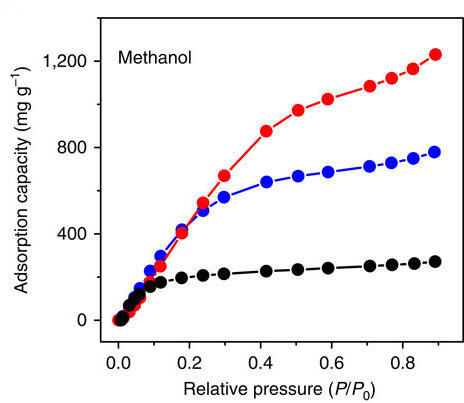
#> input picture data/real_images/example102.jpg, 464 x 403 px
$ jupyter execute --allow-errors 2021-09-08-py39-refresh.ipynb   (shell and % lines are left out)
#> lines starting #> are read from the running program, lines starting #| are printed output that depends on the picture; after the words box and inside, x2 and y2 are one past the last pixel; in counts of white or black regions, pixels touching at a corner belong together
### src/fairplay/legacy/find_axes.py
import cv2
import numpy as np
import matplotlib.pyplot as plt
import scipy.ndimage as ndimage
from PIL import Image
import pytesseract as tes

# [38 lines left out: functions match_yticks, match_xticks, not called in this run]

def get_xticks(nbw, xax, tickMargin=11, minTickLen=0, maxGap=0):

    # Crop the black and white image so only the area around the x-axis exists
    m, n = nbw.shape
    xaxImg = np.zeros([m,n])
    xaxImg[
        xax[1] - tickMargin:xax[1] + tickMargin,
        xax[0] - 1:xax[2] + 1
        ] = \
            nbw[
                xax[1] - tickMargin:xax[1] + tickMargin,
                xax[0]-1:xax[2] + 1
                ]
    xaxImg = xaxImg.astype('uint8')

    # Hough Transform to obtain the vertical lines, then sort by x-coordinate
    xTicksHough = np.reshape(
        cv2.HoughLinesP(
            xaxImg,
            1,
            np.pi,
            2,
            minLineLength=minTickLen,
            maxLineGap=maxGap
            ),
        (-1,4)
        )

    # xTicksLen = np.absolute(np.diff(xTicksHough[:,[1,3]],axis=1))
    # xticksx = xTicksHough[:,0]

    xtsort = xTicksHough[xTicksHough[:,0].argsort()]

    return xtsort


# [46 lines left out: functions get_yticks, iso_lines, med_spaced, not called in this run]

def get_xaxis(HoughP,nbw):
    xax_perf = np.array([1, 0.7, 0.8])
    xScores = list()

    for i,linepts in enumerate(HoughP):
        linevec = linepts[2:4]-linepts[0:2]
        linemag = np.linalg.norm(linevec,2)
        cosScore = np.dot(linevec/linemag, np.array([1,0]))**2
        fracLenScore = float(np.absolute(linevec[0]))/nbw.shape[1]
        fracYcScore = float(linepts[1])/nbw.shape[0]
        lineFeat = np.array([cosScore, fracLenScore, fracYcScore])
        distFeat = np.linalg.norm(lineFeat-xax_perf,2)
        xScores.append(distFeat)
    xaxLine = xScores.index(min(xScores))
    return HoughP[xaxLine,:]

def get_yaxis(HoughP,nbw):
    yax_perf = np.array([0, 0.7, 0.2])
    yScores = list()

    for i,linepts in enumerate(HoughP):
        linevec = linepts[2:4]-linepts[0:2]
        linemag = np.linalg.norm(linevec,2)
        cosScore = np.dot(linevec/linemag, np.array([1,0]))**2
        fracLenScore = float(np.absolute(linevec[1]))/nbw.shape[0]
        fracXcScore = float(linepts[0])/nbw.shape[1]
        lineFeat = np.array([cosScore, fracLenScore, fracXcScore])
        distFeat = np.linalg.norm(lineFeat-yax_perf,2)
        yScores.append(distFeat)
    yaxLine = yScores.index(min(yScores))
    return HoughP[yaxLine,:]

# [23 lines that do not run on import are left out]

### src/fairplay/legacy/ocr_tools.py
import numpy as np
import pandas as pd
from PIL import Image
import pytesseract as tes


def get_ocr_df(
    img_path,
    conf_thresh=0
    ):
    """Given path to image with text, get a dataframe of OCR results"""

    ocr_raw = tes.image_to_data(Image.open(img_path), output_type=tes.Output.DICT)
    ocr_df = pd.DataFrame(ocr_raw)
    ocr_df = ocr_df.apply(lambda vv: pd.to_numeric(vv, errors='ignore'))
    ocr_df = ocr_df[ocr_df['conf'] >= conf_thresh]
    ocr_df['right'] = ocr_df['left'] + ocr_df['width']
    ocr_df['bottom'] = ocr_df['top'] + ocr_df['height']
    ocr_df['x_mid'] = ocr_df.apply(
        lambda row: int(row['left'] + np.round(row['width'] / 2)),
        axis=1
        )
    ocr_df['y_mid'] = ocr_df.apply(
        lambda row: int(row['top'] + np.round(row['height'] /2)),
        axis=1
        )

    return ocr_df


# [103 lines left out: functions is_number, clean_ocr_results, yoverlap, make_word, word_list, not called in this run]

### notebooks/2021-09-08-py39-refresh.ipynb
# Heuristic Algorithms for Automated Data Extraction

[cell 1]

import cv2
from pathlib import Path
import numpy as np
import pandas as pd
import matplotlib.pyplot as plt
import IPython
import scipy.ndimage as ndimage
from sklearn import datasets, linear_model
from PIL import Image
import pytesseract as tes

from fairplay.legacy import ocr_tools, find_axes
from fairplay.legacy.thresholding import adaptive_thresh
from fairplay.img.img_proc import rect_mask_grayscale

print('All packages loaded')

[cell 2]
examples_dir = Path('../data/real_images/')
temp_dir = Path('../data/temp/')

# Load

[cell 3]
example = examples_dir.joinpath('example102.jpg').as_posix()

img = cv2.imread(example)
#> img is the input picture: shape (403, 464, 3); mean B, G, R 241.1, 239, 241.6
m,n,p=img.shape

plt.figure()
#> (this line was passed over: IPython is not available in this run)
#> (the rest of this cell did not finish here and is left out)

# Binarize

[cell 4]
gray = cv2.cvtColor(img, cv2.COLOR_BGR2GRAY)
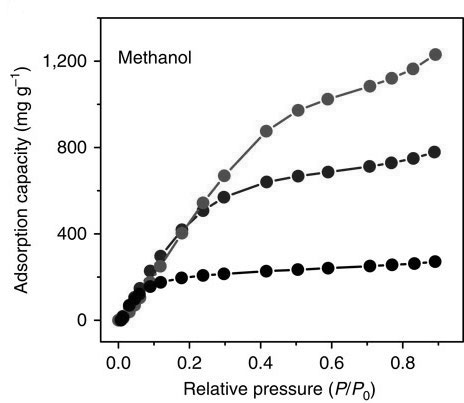
#> gray: shape (403, 464); min 0, max 255, mean 240
# bw4 = adaptive_thresh(gray)
nbw = cv2.adaptiveThreshold(gray, 255, cv2.ADAPTIVE_THRESH_MEAN_C, cv2.THRESH_BINARY_INV, 25, 5)
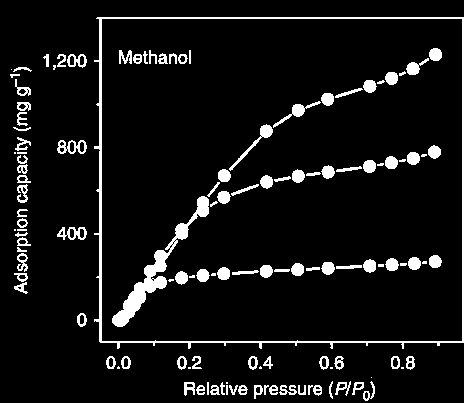
#> nbw: shape (403, 464); 7.6% white; 125 white regions (19 under 20 px), largest, box (x1, y1, x2, y2) and area: (94, 17, 464, 349) 3255, (112, 196, 209, 327) 1897, (229, 124, 273, 171) 278
# nbw = (255-bw4)

plt.figure()
#> (this line was passed over: IPython is not available in this run)
#> (the rest of this cell did not finish here and is left out)

# Finding Axes

Now we are going to engineer an axis feature score, for example, the x-axis:

[cos^2, fractional length, fractional y-coord (or x coord for y axis)]

"How horizontal is this line segment?"
"How long is it relative to the image size?"
"Where is it in the image?"

[cell 5]
linesP = cv2.HoughLinesP(nbw, 1, np.pi/2, 2, minLineLength=nbw.shape[1]/10, maxLineGap=3)
#> linesP = 28 rows, first 6: [99, 341, 99, 17], [100, 342, 463, 342], [363, 264, 420, 264], [463, 341, 463, 17], [18, 279, 18, 210], [100, 341, 100, 17]
print('Hough Transform complete')

# print(linesP)
xax = find_axes.get_xaxis(np.reshape(linesP, (-1,4)), nbw)
#> the loop in get_xaxis, `for i,linepts in enumerate(HoughP):` made 28 passes
#> (linepts, linevec, linemag, cosScore, fracLenScore, fracYcScore, distFeat) on passes 1 to 7: ([99, 341, 99, 17], [0, -324], 324, 0, 0, 0.846, 1.22), ([100, 342, 463, 342], [363, 0], 363, 1, 0.782, 0.849, 0.0956), ([363, 264, 420, 264], [57, 0], 57, 1, 0.123, 0.655, 0.595), ([463, 341, 463, 17], [0, -324], 324, 0, 0, 0.846, 1.22), ([18, 279, 18, 210], [0, -69], 69, 0, 0, 0.692, 1.23), ([100, 341, 100, 17], [0, -324], 324, 0, 0, 0.846, 1.22), ([192, 390, 246, 390], [54, 0], 54, 1, 0.116, 0.968, 0.607)
#> after the loop in get_xaxis, `for i,linepts in enumerate(HoughP):`: xScores = 28 values, max 1.26 at index 7, min 0.0906 at index 8, mean 0.781
#> in get_xaxis, `xaxLine = xScores.index(min(xScores))`: xaxLine = 8
#> xax = [101, 341, 462, 341]
print('x axis')
print(xax)
#| [101 341 462 341]
yax = find_axes.get_yaxis(np.reshape(linesP, (-1,4)), nbw)
#> the loop in get_yaxis, `for i,linepts in enumerate(HoughP):` made 28 passes
#> (linepts, linevec, linemag, cosScore, fracLenScore, fracXcScore, distFeat) on passes 1 to 7: ([99, 341, 99, 17], [0, -324], 324, 0, 0.804, 0.213, 0.105), ([100, 342, 463, 342], [363, 0], 363, 1, 0, 0.216, 1.22), ([363, 264, 420, 264], [57, 0], 57, 1, 0, 0.782, 1.35), ([463, 341, 463, 17], [0, -324], 324, 0, 0.804, 0.998, 0.805), ([18, 279, 18, 210], [0, -69], 69, 0, 0.171, 0.0388, 0.553), ([100, 341, 100, 17], [0, -324], 324, 0, 0.804, 0.216, 0.105), ([192, 390, 246, 390], [54, 0], 54, 1, 0, 0.414, 1.24)
#> after the loop in get_yaxis, `for i,linepts in enumerate(HoughP):`: yScores = 28 values, max 1.37 at index 24, min 0.0981 at index 13, mean 1.01
#> in get_yaxis, `yaxLine = yScores.index(min(yScores))`: yaxLine = 13
#> yax = [101, 340, 101, 19]
print('y axis')
print(yax)
#| [101 340 101  19]

[cell 6]
imlabel = img.copy();
cv2.line(imlabel, (xax[0], xax[1]), (xax[2], xax[3]), (255, 0, 0), 4)
cv2.line(imlabel, (yax[0], yax[1]), (yax[2], yax[3]), (255, 0, 0), 4)
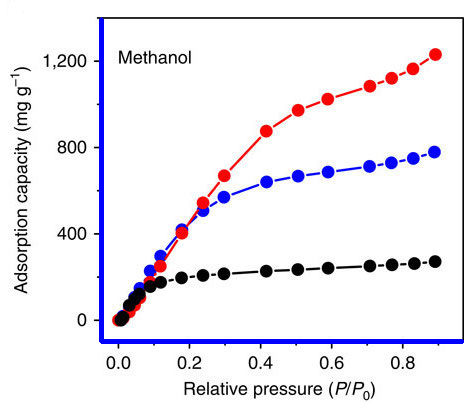
#> imlabel: shape (403, 464, 3); mean B, G, R 242.8, 236, 238.5

plt.figure()
#> (this line was passed over: IPython is not available in this run)
#> (the rest of this cell did not finish here and is left out)

## Get axis label text

Define the "ROI" - the area above and to the right of the x- and y- axes respectively. Then use this to find the "outer ROI" - the area below the x-axis and to the left of the y-axis.

[cell 7]
roi_corners = np.array([
    min(yax[0], yax[2]),
    min(yax[1], yax[3]),
    max(xax[0], xax[2]),
    max(xax[1], xax[3])
])
#> roi_corners = [101, 19, 462, 341]
print("ROI (x1, y1, x2, y2) in numpy array coords (inverse Y)\n", roi_corners)
#| ROI (x1, y1, x2, y2) in numpy array coords (inverse Y)
#|  [101  19 462 341]

## This must be some kind of experimental one-shot RANSAC section

[cell 8]
# Copy the image to a new file for OCR
axis_text_img = img #rect_mask_grayscale(img, roi_corners)
axis_text_path = temp_dir.joinpath('axis_text.png').as_posix()
cv2.imwrite(axis_text_path, axis_text_img)

# Run OCR and return the cleaned DataFrame of results ("text" column)
#> (the rest of this cell did not finish here and is left out)

axis_text_ocr_res = axis_text_ocr_res[axis_text_ocr_res['top'] >= roi_corners[3]]
axis_text_ocr_res['text'] = axis_text_ocr_res['text'].replace(['O', 'o'], '0')
axis_text_ocr_res['num'] = axis_text_ocr_res['text'].apply(pd.to_numeric, errors='coerce')

# Get just the results that are numeric text
axis_text_nums = axis_text_ocr_res[axis_text_ocr_res['num'].notnull()].copy()
axis_text_nums

[cell 9]
regry = linear_model.RANSACRegressor(residual_threshold=0.1, min_samples=3)
#> (the rest of this cell did not finish here and is left out)

## Locating Ticks and Tick Labels

It's actually easier to start by finding the labels - in fact, in many cases it's not necessary to even find the ticks at all.

OCR is difficult. Tesseract is the best open source library for it, but it's not a panacea. We can help it by first isolating the region from which we'd like to extract text.

[cell 10]
# Find where the x-ticks stop and crop the text image to be below that
below_xax_bw = np.zeros([m, n]).astype('uint8')
below_xax_bw[xax[1]:, :] = nbw[xax[1]:, :]
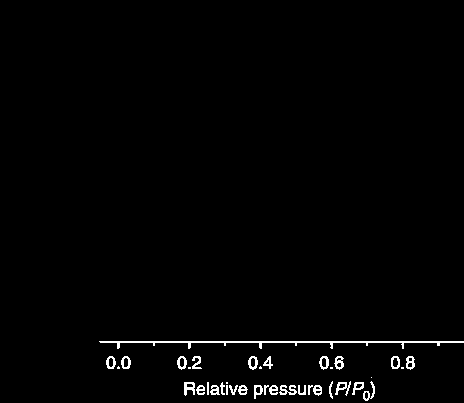
#> below_xax_bw: shape (403, 464); 1.4% white in thin lines or dots, all inside (x1, y1, x2, y2) = (99, 341, 464, 401)
row_sums = below_xax_bw.sum(axis=1)
#> row_sums = 403 values, max 93075 at index 341, min 0 at index 0, mean 1698.3
row_sums[0: xax[1]] = 1000
row_sums_list = row_sums.tolist()
#> row_sums_list = 403 values, max 93075 at index 341, min 0 at index 349, mean 2544.5
text_crop_ind = row_sums_list.index(0)
#> text_crop_ind = 349
text_crop_ind

xTextImg = np.ones([m, n, p]).astype('uint8') * 255
xTextImg[text_crop_ind + 1:, :, :] = img[text_crop_ind + 1:, :, :]
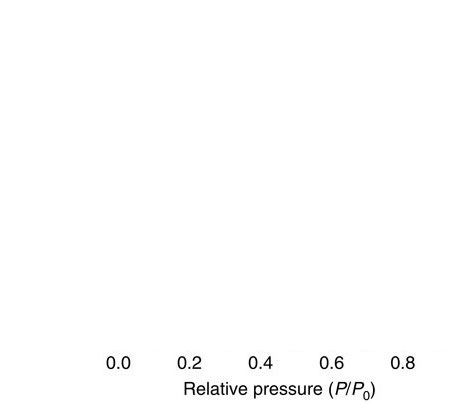
#> xTextImg: shape (403, 464, 3); min 0, max 255, mean 253.2
xTextPath = temp_dir.joinpath('xtext.png').as_posix()
cv2.imwrite(xTextPath, xTextImg)

plt.figure()
#> (this line was passed over: IPython is not available in this run)
#> (the rest of this cell did not finish here and is left out)

### Here, we perform OCR, then pick out only the numbers.

#> (a cell that did not finish here is left out)

xt_ocr_df

[cell 12]
plt.figure()
#> (this line was passed over: IPython is not available in this run)
#> (the rest of this cell did not finish here and is left out)

### Now, we use another Hough transform to find ticks, and match them with their nearest label.

[cell 13]
xt_array = find_axes.get_xticks(nbw, xax, tickMargin=11, minTickLen=4, maxGap=0)
#> in get_xticks, `xaxImg[ xax[1] - tickMargin:xax[1] + tickMargin, xax[0] - 1:xax[2] + 1..`:
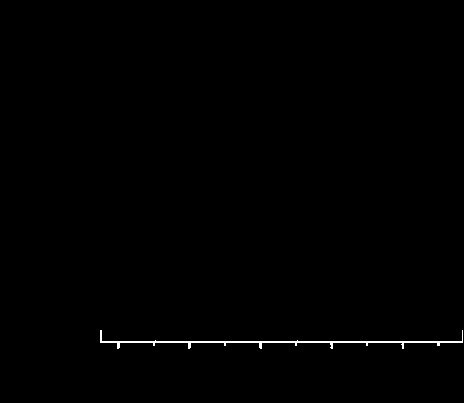
#> xaxImg: shape (403, 464) float64; 0.47% white in thin lines or dots, all inside (x1, y1, x2, y2) = (100, 330, 463, 349)
#> in get_xticks, `xTicksHough = np.reshape( cv2.HoughLinesP( xaxImg, 1, np.pi, 2, minLin..`: xTicksHough = 27 rows, first 6: [403, 348, 403, 341], [402, 348, 402, 341], [437, 345, 437, 341], [462, 342, 462, 330], [101, 342, 101, 330], [261, 348, 261, 341]
#> in get_xticks, `xtsort = xTicksHough[xTicksHough[:,0].argsort()]`: xtsort = 27 rows, first 6: [100, 342, 100, 330], [101, 342, 101, 330], [117, 348, 117, 341], [118, 348, 118, 341], [119, 347, 119, 341], [153, 345, 153, 341]
#> xt_array has the same summary as xtsort in get_xticks
xt_list = xt_array.tolist()
#> xt_list = 27 items, first 6: [100, 342, 100, 330], [101, 342, 101, 330], [117, 348, 117, 341], [118, 348, 118, 341], [119, 347, 119, 341], [153, 345, 153, 341]
xt_list
#> Out has the same summary as xt_list

#> (a cell that did not finish here is left out)

## Convert x-axis from pixel space to data space with regression

#> (a cell that did not finish here is left out)

## For Y-Ticks, the rotated text breaks pytesseract OCR

To solve this, we isolate the text, rotate it, remove the axis label, rotate back, then perform OCR.

[cell 16]
yax
#> Out = [101, 340, 101, 19]

[cell 17]
# Find the first "empty" column of pixels to the left of the y-axis and crop the text image to be left of that
left_yax_bw = np.zeros([m, n]).astype('uint8')
left_yax_bw[:yax[0], :] = nbw[:yax[0], :]
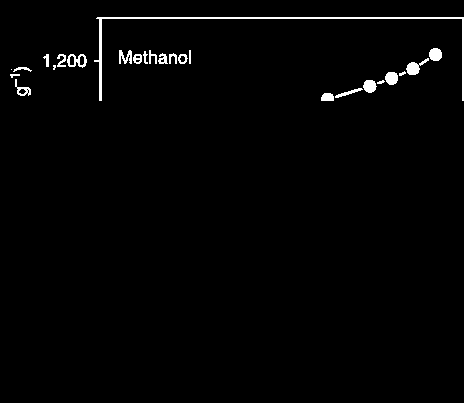
#> left_yax_bw: shape (403, 464); 1.5% white; 25 white regions (2 under 20 px), largest, box (x1, y1, x2, y2) and area: (94, 17, 464, 101) 1155, (406, 58, 429, 75) 170, (67, 54, 87, 68) 141
col_sums = left_yax_bw.sum(axis=0)
#> col_sums = 464 values, max 21420 at index 99, min 0 at index 0, mean 1568.5
col_sums[yax[0]:] = 1000
col_zeros = np.where(col_sums == 0)[0]
#> col_zeros = 34 values from 0 to 93
y_crop_ind = col_zeros[-1]
#> y_crop_ind = 93
yTextImg = np.ones([m, n, p]).astype('uint8') * 255
yTextImg[:, 0:y_crop_ind-1, :] = img[:, 0:y_crop_ind-1, :]
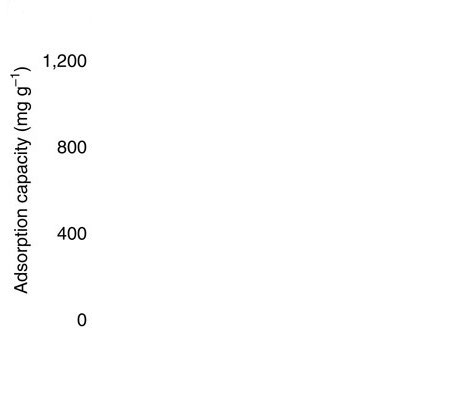
#> yTextImg: shape (403, 464, 3); min 0, max 255, mean 253
yTextPath = temp_dir.joinpath('ytext.png').as_posix()
cv2.imwrite(yTextPath, yTextImg)

#> (the rest of this cell did not finish here and is left out)

#> (a cell that did not finish here is left out)

[cell 19]
tes.image_to_string()
#> (this line was passed over: pytesseract is not available in this run)

$ run again, with data/real_images/isotherm2.jpg copied over data/real_images/example102.jpg
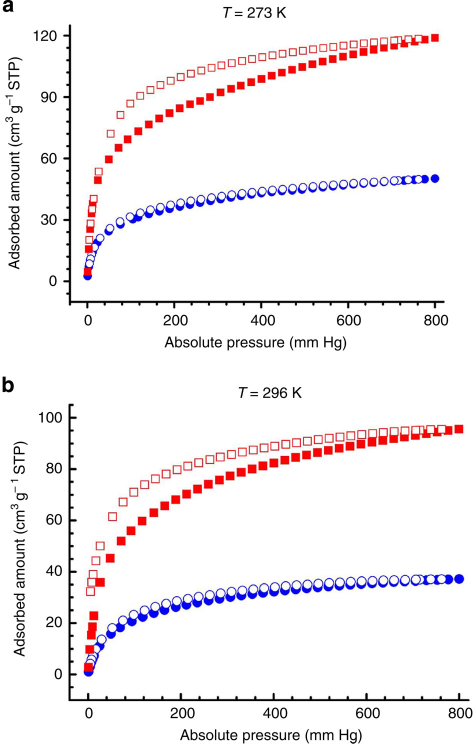
#> input picture data/real_images/isotherm2.jpg, 946 x 1487 px (shown at 1/2 size)
#> img is the input picture: shape (1487, 946, 3); mean B, G, R 243.5, 241.3, 245.5
#> `nbw = cv2.adaptiveThreshold(gray, 255, cv2.ADAPTIVE_THRESH_MEAN_C, cv2..`:
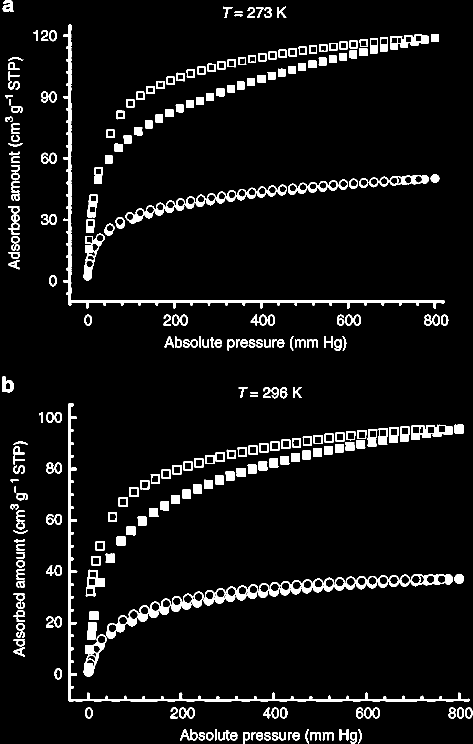
#> nbw: shape (1487, 946) (shown at 1/2 size); 6.3% white; 323 white regions (1 under 20 px), largest, box (x1, y1, x2, y2) and area: (126, 48, 890, 617) 8266, (137, 807, 940, 1403) 8181, (212, 1183, 407, 1278) 3208
#> linesP = 16 rows, first 6: [138, 1402, 138, 807], [139, 611, 139, 48], [137, 609, 137, 50], [140, 611, 140, 48], [137, 1399, 939, 1399], [137, 1398, 938, 1398]
#> the loop in get_xaxis, `for i,linepts in enumerate(HoughP):` made 16 passes
#> (linepts, linevec, linemag, cosScore, fracLenScore, fracYcScore, distFeat) on passes 1 to 7: ([138, 1402, 138, 807], [0, -595], 595, 0, 0, 0.943, 1.23), ([139, 611, 139, 48], [0, -563], 563, 0, 0, 0.411, 1.28), ([137, 609, 137, 50], [0, -559], 559, 0, 0, 0.41, 1.28), ([140, 611, 140, 48], [0, -563], 563, 0, 0, 0.411, 1.28), ([137, 1399, 939, 1399], [802, 0], 802, 1, 0.848, 0.941, 0.204), ([137, 1398, 938, 1398], [801, 0], 801, 1, 0.847, 0.94, 0.203), ([137, 1400, 939, 1400], [802, 0], 802, 1, 0.848, 0.941, 0.205)
#> after the loop in get_xaxis, `for i,linepts in enumerate(HoughP):`: xScores = [1.23, 1.28, 1.28, 1.28, 0.204, 0.203, 0.205, 0.404, 0.205, 0.405, 0.405, 0.407, 0.406, 1.28, 1.29, 1.36]
#> xaxLine = 5
#> xax = [137, 1398, 938, 1398]
#| [ 137 1398  938 1398]
#> the loop in get_yaxis, `for i,linepts in enumerate(HoughP):` made 16 passes
#> (linepts, linevec, linemag, cosScore, fracLenScore, fracXcScore, distFeat) on passes 1 to 7: ([138, 1402, 138, 807], [0, -595], 595, 0, 0.4, 0.146, 0.305), ([139, 611, 139, 48], [0, -563], 563, 0, 0.379, 0.147, 0.326), ([137, 609, 137, 50], [0, -559], 559, 0, 0.376, 0.145, 0.329), ([140, 611, 140, 48], [0, -563], 563, 0, 0.379, 0.148, 0.326), ([137, 1399, 939, 1399], [802, 0], 802, 1, 0, 0.145, 1.22), ([137, 1398, 938, 1398], [801, 0], 801, 1, 0, 0.145, 1.22), ([137, 1400, 939, 1400], [802, 0], 802, 1, 0, 0.145, 1.22)
#> after the loop in get_yaxis, `for i,linepts in enumerate(HoughP):`: yScores = [0.305, 0.326, 0.329, 0.326, 1.22, 1.22, 1.22, 1.22, 1.22, 1.22, 1.22, 1.22, 1.22, 0.333, 0.637, 0.637]
#> yaxLine = 0
#> yax = [138, 1402, 138, 807]
#| [ 138 1402  138  807]
#> roi_corners = [138, 807, 938, 1398]
#| ROI (x1, y1, x2, y2) in numpy array coords (inverse Y)
#|  [ 138  807  938 1398]
#> below_xax_bw: shape (1487, 946); 0.61% white; 36 white regions, largest, box (x1, y1, x2, y2) and area: (137, 1398, 940, 1403) 3657, (679, 1458, 697, 1481) 209, (645, 1464, 667, 1481) 184
#> row_sums = 1487 values, max 204765 at index 1399, min 0 at index 0, mean 1466.4
#> row_sums_list = 1487 values, max 204765 at index 1399, min 0 at index 1403, mean 2406.5
#> text_crop_ind = 1403
#> xTicksHough = 540 rows, first 6: [431, 1402, 431, 1398], [789, 1402, 789, 1398], [683, 1402, 683, 1398], [768, 1401, 768, 1392], [141, 1402, 141, 1397], [865, 1402, 865, 1398]
#> xtsort = 540 rows, first 6: [137, 1401, 137, 1387], [138, 1402, 138, 1387], [139, 1402, 139, 1387], [140, 1402, 140, 1387], [141, 1402, 141, 1397], [142, 1402, 142, 1398]
#> xt_array has the same summary as xtsort in get_xticks
#> xt_list = 540 items, first 6: [137, 1401, 137, 1387], [138, 1402, 138, 1387], [139, 1402, 139, 1387], [140, 1402, 140, 1387], [141, 1402, 141, 1397], [142, 1402, 142, 1398]
#> `xt_list`: Out has the same summary as xt_list
#> `yax`: Out = [138, 1402, 138, 807]
#> left_yax_bw: shape (1487, 946); 0.6% white; 46 white regions (3 under 20 px), largest, box (x1, y1, x2, y2) and area: (780, 69, 857, 99) 1071, (126, 48, 143, 138) 605, (5, 0, 27, 24) 359
#> col_sums = 946 values, max 22950 at index 138, min 0 at index 0, mean 2266.4
#> col_zeros = 46 values from 0 to 125
#> y_crop_ind = 125
#> `yTextImg[:, 0:y_crop_ind-1, :] = img[:, 0:y_crop_ind-1, :]`:
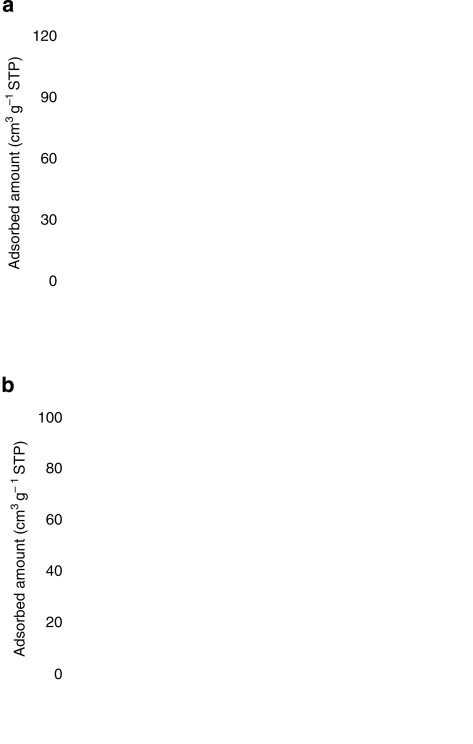
#> yTextImg: shape (1487, 946, 3) (shown at 1/2 size); min 0, max 255, mean 253.4
